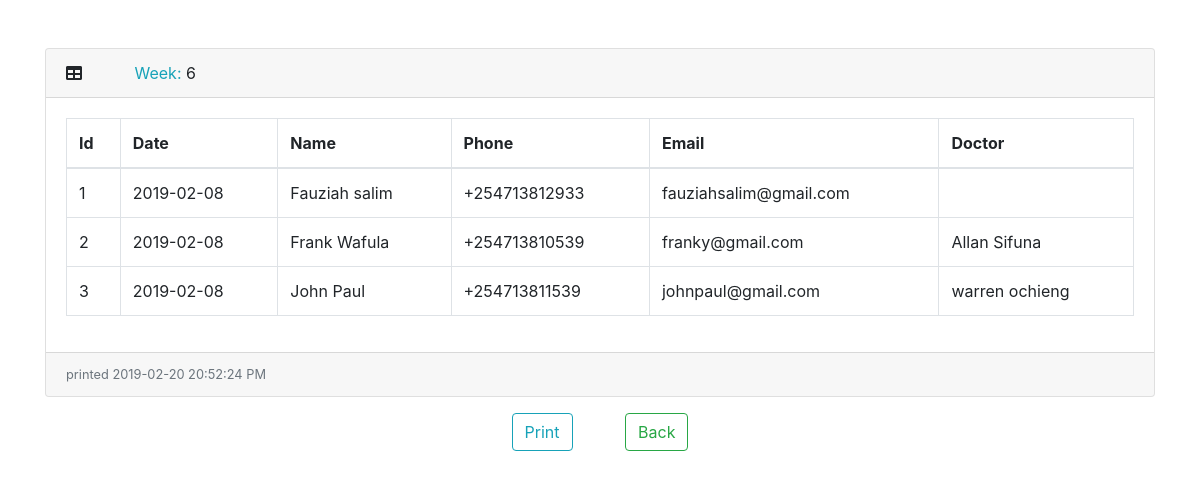
The page /week/6/print (signed in) on the database its author committed.
### medlink/models.py (models this page shows, shortened)
class Appointment(db.Model):
    id = db.Column(db.Integer, primary_key=True, nullable=False)
    fullname = db.Column(db.String(30), nullable=False)
    email = db.Column(db.String(30), nullable=False)
    phone = db.Column(db.String(10), nullable=False)
    appointment_department = db.Column(db.String(30), nullable=False)
    assigned = db.Column(db.String(30), nullable=False, default="False")
    sms_sent = db.Column(db.String(70), nullable=False, default="False")
    print_date = db.Column(db.Integer)
    date_of_booking = db.Column(db.DateTime, nullable=False, default=datetime.utcnow)
    complete = db.Column(db.String(30), nullable=False, default="False")
    doctor_id = db.Column(db.Integer, db.ForeignKey('doctors.id'))

class Doctors(db.Model, UserMixin):
    id = db.Column(db.Integer, primary_key=True, nullable=False)
    fullname = db.Column(db.String(30), unique=True, nullable=False)
    user_role = db.Column(db.String(30), default="User")
    department = db.Column(db.String(30), default="Adminstrator")
    status = db.Column(db.String(20), nullable=False, default="Active")
    email = db.Column(db.String(30), unique=True, nullable=False)
    phone = db.Column(db.String(10), unique=True, nullable=False)
    password = db.Column(db.String(60), nullable=False)
    appointment = db.relationship('Appointment', backref='doctor', lazy=True)

### medlink/doctors/routes.py (the view)
@doctors.route('/week/<int:week_id>/print')
@login_required
def print_week(week_id):
    now = datetime.utcnow()
    tdelta = timedelta(hours=3)
    now = now + tdelta
    appointments = Appointment.query.filter_by(print_date=week_id)
    return render_template('week_pdfs.html', appointments=appointments, now=now, week_id=week_id)

### medlink/models.py (called while the page is built)
@lm.user_loader
def load_user(doctor_id):
    return Doctors.query.get(int(doctor_id))

### medlink/templates/week_pdfs.html (shortened to what this page needs)
<!DOCTYPE html>
<html lang="en">
  <head>
    <link rel="stylesheet" href="https://maxcdn.bootstrapcdn.com/bootstrap/4.0.0/css/bootstrap.min.css">
  <link rel="stylesheet" href="https://cdnjs.cloudflare.com/ajax/libs/font-awesome/4.7.0/css/font-awesome.min.css">
  <link href=" {{ url_for('static', filename='site/fontawesome-free/css/all.css')}}" rel="stylesheet" type="text/css">
  <link href="{{ url_for('static', filename='site/datatables/dataTables.bootstrap4.css')}}" rel="stylesheet">
  </head>
  <body id="page-top" style="height: 100% !important; width:100%; ">
  <div class="container mt-5">
          <div class="card mb-3 mt-5">
            <div class="card-header">
              <i class="fas fa-table"></i>
              <span class="text-info ml-5">Week:</span> {{week_id}}</div>
            <div class="card-body">
              <div class="table-responsive">
                <table class="table table-bordered" id="dataTable" width="100%" cellspacing="0">
                  <thead>
                    <tr>
                      <th>Id</th>
                      <th>Date</th>
                      <th>Name</th>
                      <th>Phone</th>
                      <th>Email</th>
                      <th>Doctor</th>
                    </tr>
                  </thead>
                  <tbody>
                    {%for appointment in appointments%}
                      <tr>
                        <td>{{appointment.id}}</td>
                      <td>{{appointment.date_of_booking.strftime('%Y-%m-%d')}}</td>
                      <td>{{appointment.fullname}}</td>
                      <td>+254{{appointment.phone}}</td>
                      <td>{{appointment.email}}</td>
                      <td>{{appointment.doctor.fullname}}</td>
                    </tr>
                    {%endfor%}
                  </tbody>
                </table>
              </div>
            </div>
            <div class="card-footer small text-muted">printed {{now.strftime('%Y-%m-%d %X %p')}}</div>
          </div>
        </div>
        <div class="text-center">
          <a href="javascript:window.print()" class="btn btn-outline-info">Print</a>
          <a href="{{url_for('doctors.week')}}" class="btn btn-outline-success ml-5">Back</a>
        </div>
</body>
</html>

### rows shown on the page
Appointment: id "1", date_of_booking "2019-02-08", fullname "Fauziah salim", phone "713812933", email "fauziahsalim@gmail.com"
Appointment: id "2", date_of_booking "2019-02-08", fullname "Frank Wafula", phone "713810539", email "franky@gmail.com", doctor.fullname "Allan Sifuna"
Appointment: id "3", date_of_booking "2019-02-08", fullname "John Paul", phone "713811539", email "johnpaul@gmail.com", doctor.fullname "warren ochieng"

### other values the page prints
{{ week_id }} "6"
{{ now.strftime('%Y-%m-%d %X %p') }} "2019-02-20 20:52:24 PM"
